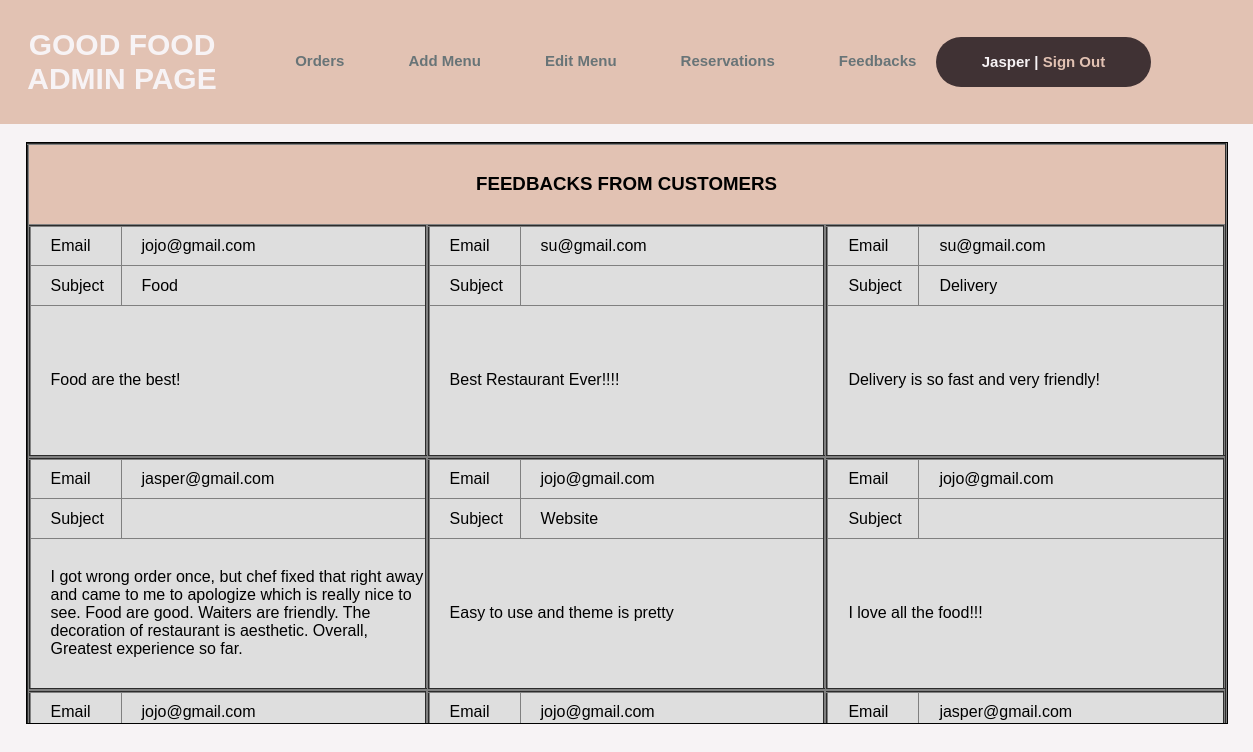
The page /GoodFood/AFeedback.php (signed in) on the database its author committed.
### tables this page shows
CREATE TABLE `feedback` (
  `id` int(11) NOT NULL,
  `email` varchar(50) NOT NULL,
  `subject` varchar(30) NOT NULL,
  `message` varchar(500) NOT NULL
);

### GoodFood/AFeedback.php (the view, shortened to what this page needs)
<?php
if(!isset($_SESSION["sess_user"])){
 header("location:Home.php");
}
else {
?>
<html>
    <head>
        <link rel="stylesheet" type="text/css" href="design.css"/>
    </head>
    <body>
        <table id="main_table" class="exclude_style">
            <tr>
                <td>
                   <div class="logo">
                        <h2>GOOD FOOD ADMIN PAGE</h2>
                    </div>
                </td>
                <td>
                    <div class="navbar">
                        <a href="AOrder.php">Orders</a>
                        <a href="Add.php">Add Menu</a>
                        <a href="Edit.php">Edit Menu</a>
                        <a href="AReserve.php">Reservations</a>
                        <a href="AFeedback.php">Feedbacks</a>
                    </div>
                </td>
                    <td>
                    <div class="sign">
                    <p><?=ucwords($_SESSION['sess_user']);?> |
                    <a href="SignOut.php">Sign Out</a>
                    </p>
                    </div>
                </td>
            </tr>
        </table>
        <br>
        <?php
        $host = "localhost";
        $user = "root";
        $password = "";
        $database = "goodfood";
        $table_name = "feedback";
        $conn = mysqli_connect($host,$user,$password,$database) or die("Could not connect to database");
        $sql = "SELECT * FROM $table_name";
        $query=$conn->query($sql);
        ?>
        <center>
        <div style="height:580px; max-height:580px; width:1200px; overflow-y:scroll; border:1px solid #000;">
            <table border=2 class="exclude_style" style="height:100%; width:100%; font-family:Arial; border-collapse:collapse;">
                <tr><td colspan=3 style="height:80px; background:#E2C2B3"><h3>FEEDBACKS FROM CUSTOMERS</h3></td></tr>
                <tr style="background:#DEDEDE;">
                <?php
                $show = 0;
                while($row=$query->fetch_array()){
                    if($show % 3 == 0 && $show!= 0){
                        echo '<tr style="background:#DEDEDE;">';
                    }
                ?>
                <td style="width:400px;">
                    <table border=2 style="width:100%; height:100%; margin-left:0px; margin-right:0px;
                    font-family: Arial; text-align:left; font-weight:normal; border-collapse:collapse;">
                    <tr>
                        <td style="padding-left:20px; height:40px; width:70px;">Email</td>
                        <td style="padding-left:20px;"><?php echo $row['email']; ?></td>
                    </tr>
                    <tr>
                        <td style="padding-left:20px; height:40px;">Subject</td>
                        <td style="padding-left:20px;"><?php echo $row['subject']; ?></td>
                    </tr>
                    <tr>
                        <td colspan=2 style="padding-left:20px; height:150px;"><?php echo $row['message']; ?></td>
                    </tr>
                </table>
                </td>
                <?php
                $show++;
                if($show % 3 == 0){
                    echo '</tr>';
                }
            }
            ?>
            </table>
        </div>
        </center>
    </body>
</html>
<?php
}
?>

### GoodFood/design.css (style rules this page uses)
* { margin: 0; padding: 0; }
body { background-color: #F7F3F5; }
#main_table { width: 100%; height: 75px; background-color: #E2C2B3; }
.logo { color: #F7F3F5; font-family: Arial; font-size: 20px; padding-left: 20px; float: left; width: 200px; }
.navbar { width: 700px; height: 70px; margin-top: 50px; float: left; }
.navbar a { text-decoration: none; color: #687477; font-family: Arial; font-weight: bold; transition: 0.4s ease-in-out; margin-left: 60px; font-size: 15px; }
.sign { width: 215px; height: 50px; margin-right: 100px; float: right; background-color: #403234; border-radius: 30px; justify-content: center; align-items: center; list-style: none; }
.sign p { text-decoration: none; color: #F7F3F5; font-family: Arial; font-weight: bold; margin-top: 16px; font-size: 15px; }
.sign a { text-decoration: none; color: #E2C2B3; font-family: Arial; font-weight: bold; transition: 0.4s ease-in-out; font-size: 15px; }
table:not(.exclude_style) { margin-left: 50px; margin-right: 50px; }
table { font-family: Marcopolo; text-decoration-color: #403234; font-weight: bold; text-align: center; }

### rows shown on the page
feedback: email "jojo@gmail.com", subject "Food", message "Food are the best!"
feedback: email "su@gmail.com", message "Best Restaurant Ever!!!!"
feedback: email "su@gmail.com", subject "Delivery", message "Delivery is so fast and very friendly!"
feedback: email "jasper@gmail.com", message "I got wrong order once, but chef fixed that right away and came to me to apologize which is really nice to see. Food are good. Waiters are friendly. The decoration of restaurant is aesthetic. Overall, Greatest experience so far."
feedback: email "jojo@gmail.com", subject "Website", message "Easy to use and theme is pretty"
feedback: email "jojo@gmail.com", message "I love all the food!!!"
feedback: email "jojo@gmail.com"
feedback: email "jojo@gmail.com"
feedback: email "jasper@gmail.com"

### other values the page prints
$_SESSION['sess_user'] "Jasper"
